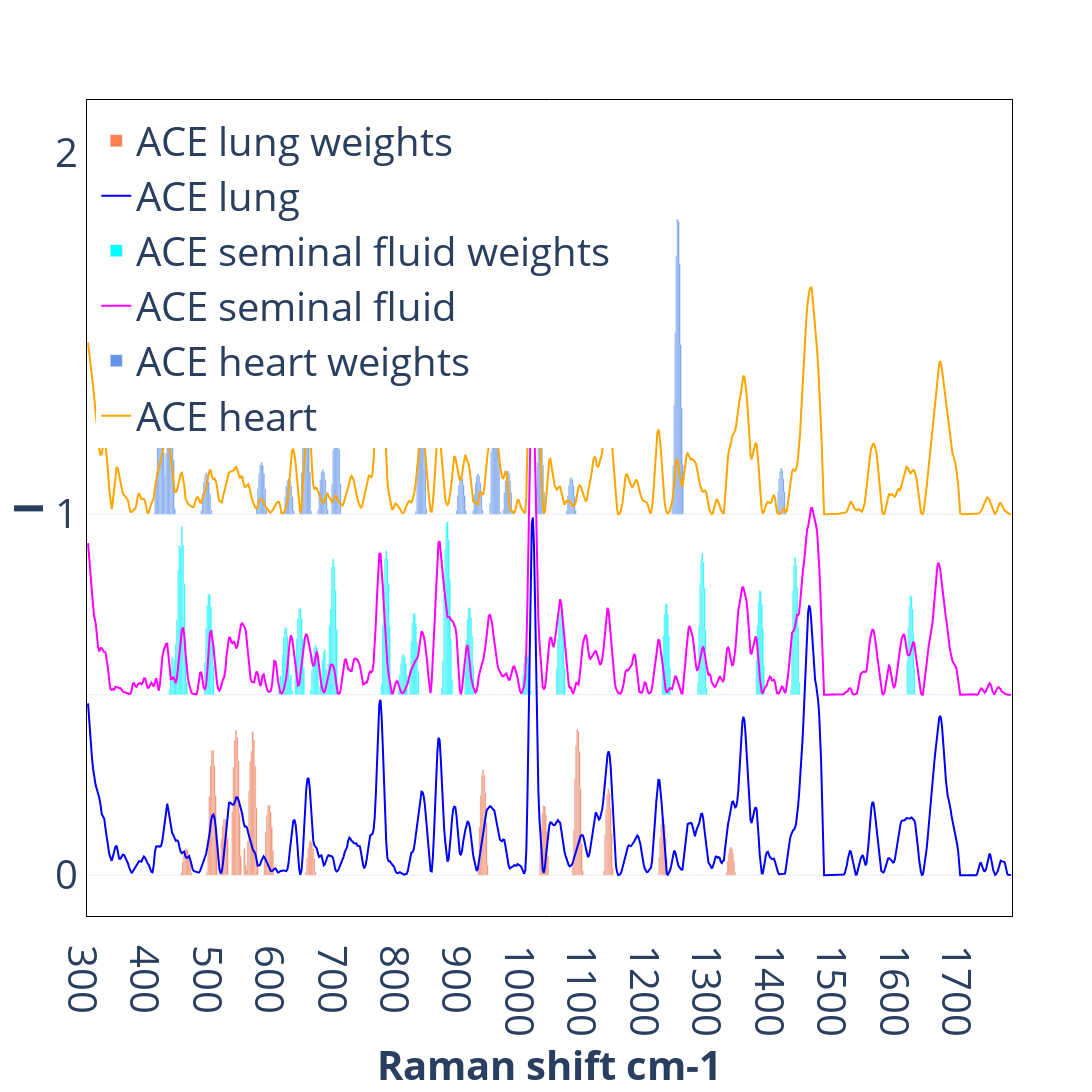

This figure's notebook cell:
### Markdown cell above
### Selecting most important features

### Code cell
# Get weights
# model, X, y, num_iter = lda,np.array(data)[:,:-2],np.array(data)[:,-2:],40
# weis = get_mean_weights(model, X, y, num_iter )
# y1,y2,y3 = select_weights(weis)
y1, y2, y3 = np.load('data\\Y1.npy'),np.load('data\\Y2.npy'),np.load('data\\y3.npy')
plot_weights = plot_weights(y1,y2,y3,x_axis,data)
plot_weights.show()
weights = [y1,y2,y3]

### Figure 1 — Plotly figure (JSON) as saved in the notebook; plotly's stock layout.template omitted (floating-point values rounded to 4 significant figures; data arrays with more than 128 entries replaced by an {"elided": "..."} marker saying what was removed)
{"data": [{"base": 0, "marker": {"color": "coral"}, "name": "ACE lung weights", "type": "bar", "width": 2.5, "x": {"elided": "854 float values"}, "y": {"elided": "854 float values"}}, {"marker": {"color": "blue"}, "mode": "lines", "name": "ACE lung", "type": "scatter", "x": {"elided": "854 float values"}, "y": {"elided": "855 float values"}}, {"base": 0.5, "marker": {"color": "cyan"}, "name": "ACE seminal fluid weights", "type": "bar", "width": 2.5, "x": {"elided": "854 float values"}, "y": {"elided": "854 float values"}}, {"marker": {"color": "magenta"}, "mode": "lines", "name": "ACE seminal fluid", "type": "scatter", "x": {"elided": "854 float values"}, "y": {"elided": "855 float values"}}, {"base": 1, "marker": {"color": "cornflowerblue"}, "name": "ACE heart weights", "type": "bar", "width": 2.5, "x": {"elided": "854 float values"}, "y": {"elided": "854 float values"}}, {"marker": {"color": "orange"}, "mode": "lines", "name": "ACE heart", "type": "scatter", "x": {"elided": "854 float values"}, "y": {"elided": "855 float values"}}], "layout": {"font": {"size": 40}, "height": 1500, "legend": {"x": 0.01, "xanchor": "left", "y": 0.99, "yanchor": "top"}, "plot_bgcolor": "rgba(255,255,255,255)", "width": 2000, "xaxis": {"dtick": 100, "linecolor": "black", "linewidth": 1, "mirror": true, "showline": true, "title": {"font": {"size": 40}, "text": "<b> Raman shift cm-1 <b>"}}, "yaxis": {"dtick": 1, "linecolor": "black", "linewidth": 1, "mirror": true, "showline": true, "tick0": 0, "title": {"font": {"size": 40}, "text": "<b>I<b>"}}}}
